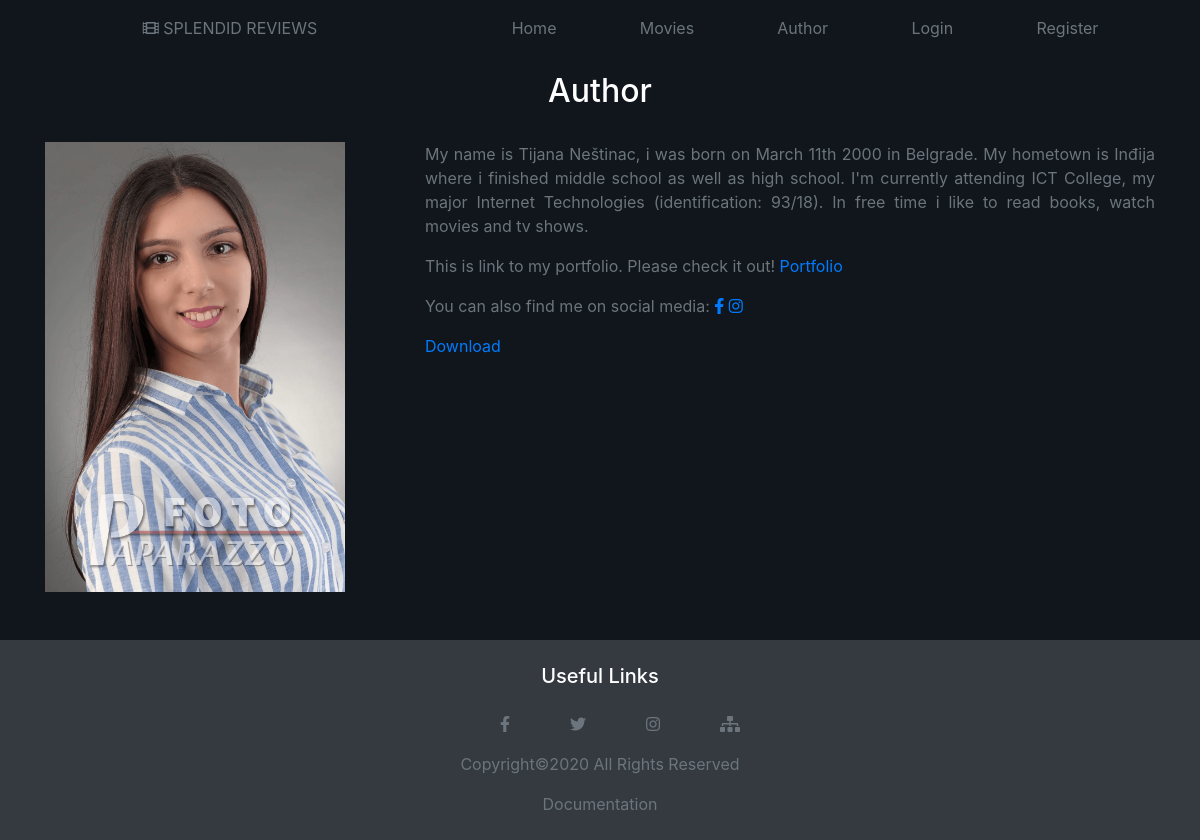
The app's page /views/author.php with its own data.
### tables this page shows
CREATE TABLE `menu` (
  `idMenu` int(50) NOT NULL,
  `name` varchar(50) NOT NULL,
  `href` varchar(50) NOT NULL,
  `privileges` int(1) NOT NULL
);

### views/fixed/menu.php (the view, shortened to what this page needs)
<div class="container-fluid">
        <div class="container d-flex justify-content-between pt-3 pb-2">
            <div class="col-lg-4 d-flex justify-content-center">
                <p><a href="index.php" class='text-decoration-none text-secondary'><i class="fas fa-film"></i> SPLENDID REVIEWS</a></p>
            </div>
            <div class="col-lg-8 text-decoration-none">
                <nav>
                    <?php
                        $upitMeni = "SELECT * FROM menu";
                        $pripremaMeni = $conn->prepare($upitMeni);
                        $pripremaMeni->execute();
                        $meni = $pripremaMeni->fetchAll();
                        $ulogovan = false;
                        $ispis = "<ul id='menu'>";
                        foreach($meni as $li){
                            if($li->privileges==0){
                                $ispis.= "<li><a href='{$li->href}' class='text-decoration-none text-secondary'>{$li->name}</a></li>";
                            }
                                if($ulogovan){
                                    if($li->privileges==2){
                                        if($korisnik->idWebsiteRole!=1 && $li->name=="Admin"){
                                            $ispis.="";
                                        }else{
                                            $ispis.="<li><a href='{$li->href}' class='text-decoration-none text-secondary'>{$li->name}</a></li>";
                                        }
                                    }
                                }
                            else{
                                if($li->privileges==1){
                                    $ispis.="<li><a href='{$li->href}' class='text-decoration-none text-secondary'>{$li->name}</a></li>";
                                }
                            }
                        }
                        $ispis.="</ul>";
                        echo $ispis;
                    ?>
                </nav>
            </div>
        </div>
    </div>

### records on screen
menu: name "Home"
menu: name "Movies"
menu: name "Author"
menu: name "Login"
menu: name "Register"
